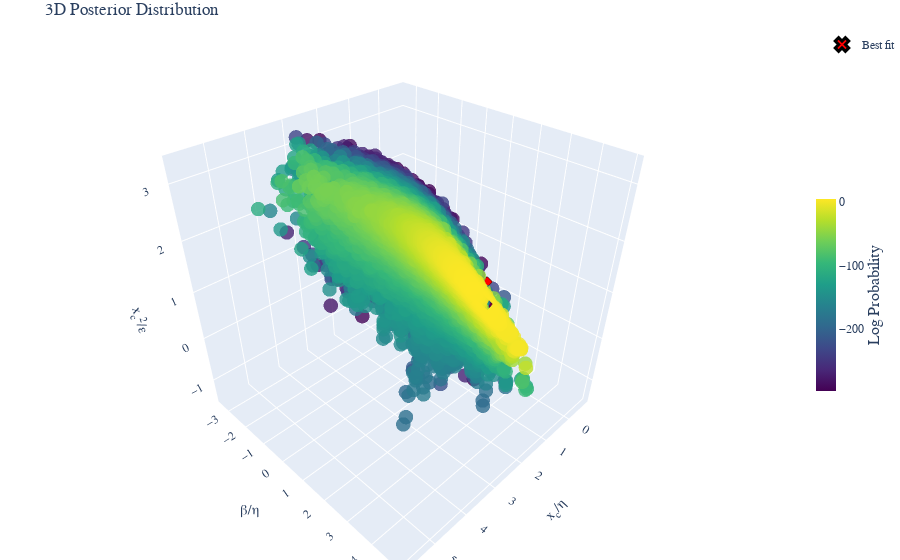

Source (notebook cell):
### Code cell
fig =post.plot_posterior3D_interactive([0,1,2],labels=labels_trans, truths=np.log(truths_trans),truth_label="Best fit" )
# Save the figure using matplotlib's savefig instead of plotly's write_image
fig.show()
if SAVE_PRODUCTS:
    # Save the figure as HTML
    html_file_name = config_name+test_str+'_3D_plot'
    if subfolder is not None:
        html_file_name = os.path.join(subfolder, html_file_name)
    html_path = os.path.join(Products_folder, 'html_3d_plots', f'{html_file_name}.html')
    # Create directory if it doesn't exist
    os.makedirs(os.path.dirname(html_path), exist_ok=True)
    fig.write_html(html_path)

### Figure 1 — Plotly figure (JSON) as saved in the notebook; plotly's stock layout.template omitted (floating-point values rounded to 4 significant figures; data arrays with more than 128 entries replaced by an {"elided": "..."} marker saying what was removed)
{"data": [{"marker": {"color": {"elided": "16245 float values"}, "colorbar": {"len": 0.4, "thickness": 20, "title": {"font": {"size": 16}, "side": "right", "text": "Log Probability"}, "x": 1.0, "y": 0.5}, "colorscale": [[0.0, "#440154"], [0.1111, "#482878"], [0.2222, "#3e4989"], [0.3333, "#31688e"], [0.4444, "#26828e"], [0.5556, "#1f9e89"], [0.6667, "#35b779"], [0.7778, "#6ece58"], [0.8889, "#b5de2b"], [1.0, "#fde725"]], "opacity": 0.8, "size": 5}, "mode": "markers", "name": "Posterior", "scene": "scene", "showlegend": false, "type": "scatter3d", "x": {"elided": "16245 float values"}, "y": {"elided": "16245 float values"}, "z": {"elided": "16245 float values"}}, {"marker": {"color": "red", "line": {"color": "black", "width": 3}, "size": 12, "symbol": "x"}, "mode": "markers", "name": "Best fit", "scene": "scene", "showlegend": true, "type": "scatter3d", "x": [0.9738], "y": [1.935], "z": [0.7509]}], "layout": {"font": {"family": "Computer Modern"}, "margin": {"b": 0, "l": 0, "r": 0, "t": 30}, "scene": {"aspectmode": "cube", "xaxis": {"exponentformat": "e", "showexponent": "all", "title": {"font": {"size": 14}, "text": "x<sub>c</sub>/η"}}, "yaxis": {"exponentformat": "e", "showexponent": "all", "title": {"font": {"size": 14}, "text": "β/η"}}, "zaxis": {"exponentformat": "e", "showexponent": "all", "title": {"font": {"size": 14}, "text": "x<sub>c</sub><sup>2</sup>/ε"}}}, "title": {"text": "3D Posterior Distribution"}}}
